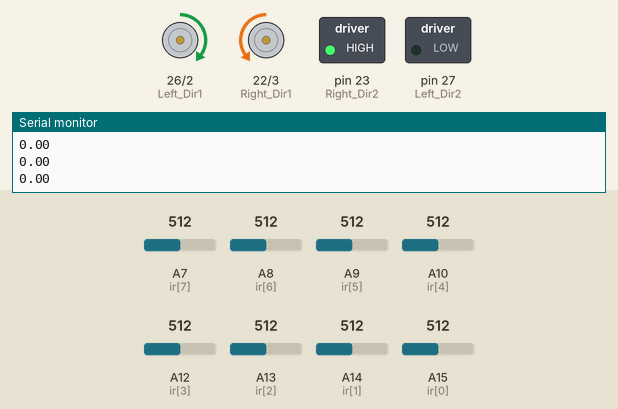
Simulated run of this sketch. Board: Arduino Mega 2560, built with avr-gcc and run on an emulated ATmega2560. On the bench: direction and speed pins drawn as motors (green arrow = direction pin HIGH = forward, orange = LOW = backward, longer = more drive), switched loads named in the sketch (green lamp = pin HIGH), the last lines printed to the serial monitor. The inputs (shaded band) are chosen by the test bench; at power-on: A7 (ir[7]) = 512, A8 (ir[6]) = 512, A15 (ir[0]) = 512, A9 (ir[5]) = 512, A10 (ir[4]) = 512, A12 (ir[3]) = 512, A13 (ir[2]) = 512, A14 (ir[1]) = 512.

Above: at 1.2 s.
1.3 s: A7 (ir[7]) set to 208
2.8 s: A7 (ir[7]) set to 185
At 3.5 s:
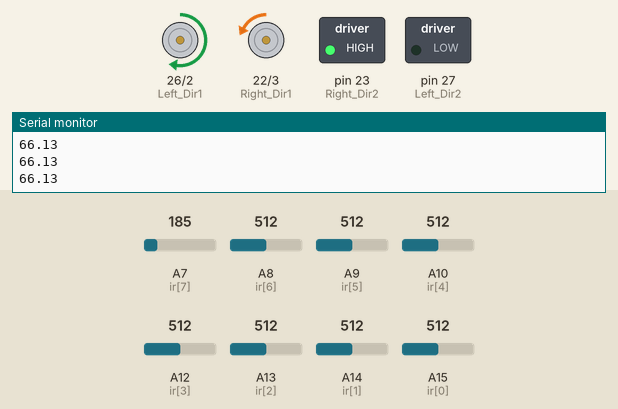
4.3 s: A8 (ir[6]) set to 190
At 4.7 s:
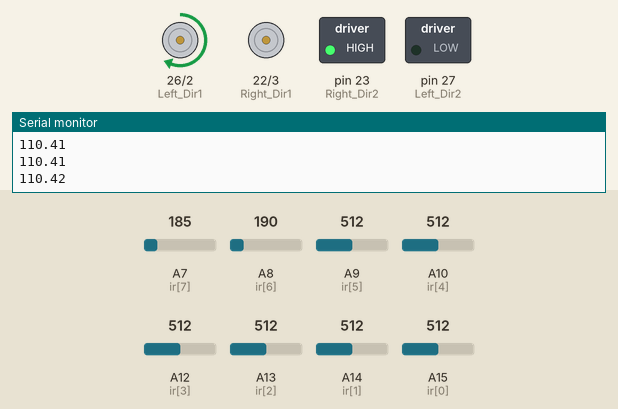
5.8 s: A15 (ir[0]) set to 212
7.3 s: A15 (ir[0]) set to 182
At 8.2 s:
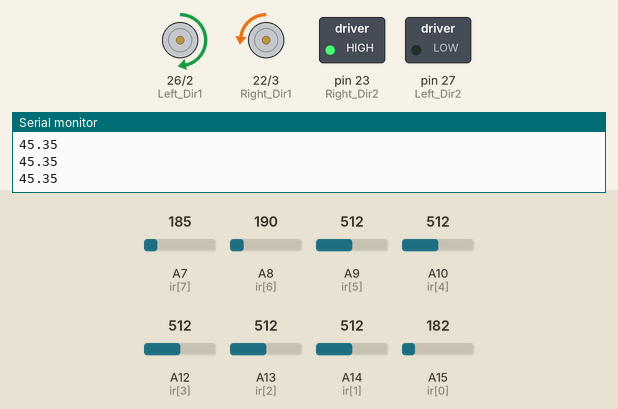
8.8 s: A7 (ir[7]) set to 323
10.3 s: A7 (ir[7]) set to 350
At 11.5 s:
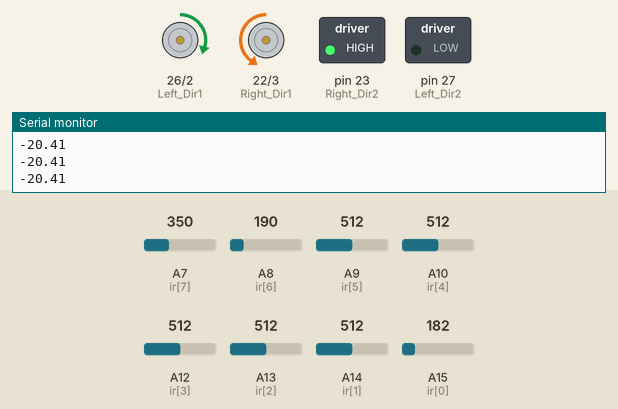
Timing chart, 0 to 12.8 s (numbered marks = the images above; inputs shaded):
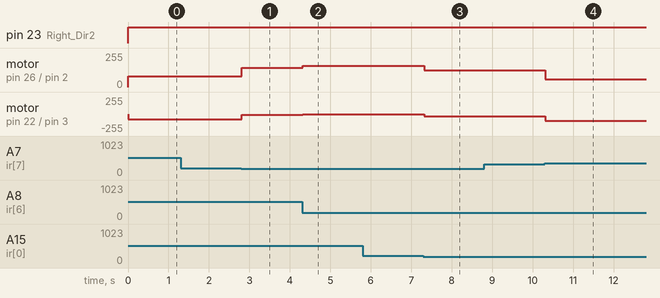

Measured:
- the behaviour switches between 201 and 200 on A7 (ir[7]) (found by bisection; images 0 and 1)
- the behaviour switches between 339 and 340 on A7 (ir[7]) (found by bisection; images 3 and 4)
- after the input at 2.8 s, motor on pin 26 (Left_Dir1) / pin 2 (Left_Speed): forward 80/255 → forward 146/255 at once; motor on pin 22 (Right_Dir1) / pin 3 (Right_Speed): backward 80/255 → backward 13/255 at once
- after the input at 4.3 s, motor on pin 26 (Left_Dir1) / pin 2 (Left_Speed): forward 146/255 → forward 160/255 at once; motor on pin 22 (Right_Dir1) / pin 3 (Right_Speed): backward 13/255 → stopped at once
- after the input at 7.3 s, motor on pin 26 (Left_Dir1) / pin 2 (Left_Speed): forward 160/255 → forward 125/255 at once; motor on pin 22 (Right_Dir1) / pin 3 (Right_Speed): stopped → backward 34/255 at once
- after the input at 10.3 s, motor on pin 26 (Left_Dir1) / pin 2 (Left_Speed): forward 125/255 → forward 59/255 at once; motor on pin 22 (Right_Dir1) / pin 3 (Right_Speed): backward 34/255 → backward 100/255 at once

The sketch:

a_setup.ino
```cpp
#include "a_pin_allocation.h"


int Base_PWM = 80;
int Left_PWM , Right_PWM ;

int ir[8] = { A15, A14, A13, A12, A10, A9, A8, A7 };

int IR[8] = { 0 };


int Last_Read = 0;


void setup()
{
  pinMode(Left_Dir1, OUTPUT);      // motor driver
  pinMode(Left_Dir2, OUTPUT);
  pinMode(Left_Speed, OUTPUT);
  pinMode(Right_Dir1, OUTPUT);
  pinMode(Right_Dir2, OUTPUT);
  pinMode(Right_Speed, OUTPUT);

  pinMode(ftrigPin, OUTPUT);      // sonar sensors
  pinMode(fechoPin, INPUT);
  pinMode(ltrigPin, OUTPUT);
  pinMode(lechoPin, INPUT);
  pinMode(rtrigPin, OUTPUT);
  pinMode(rechoPin, INPUT);

  for(int i=0; i<8; i++)
  {
    pinMode(ir[i], INPUT);
  }

  Serial.begin(9600);
}


void loop()
{
  Line_Follow();
  //Ir_Sensor();
}
```

a_pin_allocation.h
```cpp
#define Left_Dir1 26
#define Left_Dir2 27
#define Left_en 25
#define Left_Speed 2
#define Right_Dir1 22
#define Right_Dir2 23
#define Right_en 24
#define Right_Speed 3

const int ftrigPin = 30;
const int fechoPin = 31;

const int ltrigPin = 33;
const int lechoPin = 32;

const int rtrigPin = 4;
const int rechoPin = 5;
```

b_directions.ino
```cpp
void Enable()
{
  digitalWrite(Left_en, HIGH);
  digitalWrite(Right_en, HIGH);
}
void Disenable()
{
  digitalWrite(Left_en, LOW);
  digitalWrite(Right_en, LOW);
}

void Left_Forward()
{
  Enable();
  digitalWrite(Left_Dir1, HIGH);
  digitalWrite(Left_Dir2, LOW);
  analogWrite(Left_Speed, Left_PWM);
}

void Left_Reverse()
{
  Enable();
  digitalWrite(Left_Dir1, LOW);
  digitalWrite(Left_Dir2, HIGH);
  analogWrite(Left_Speed, Left_PWM);
}

void Right_Forward()
{
  Enable();
  digitalWrite(Right_Dir1, LOW);
  digitalWrite(Right_Dir2, HIGH);
  analogWrite(Right_Speed, Right_PWM);
}

void Right_Reverse()
{
  Enable();
  digitalWrite(Right_Dir1, HIGH);
  digitalWrite(Right_Dir2, LOW);
  analogWrite(Right_Speed, Right_PWM);
}

void Left_Brake()
{
  digitalWrite(Left_Dir1, HIGH);
  digitalWrite(Left_Dir2, HIGH);
}

void Right_Brake()
{
  digitalWrite(Right_Dir1, HIGH);
  digitalWrite(Right_Dir2, HIGH);
}

void Forward()
{
  Left_Forward();
  Right_Forward();
}

void Reverse()
{
  Left_Reverse();
  Right_Reverse();
}

void Brake()
{
  Left_Brake();
  Right_Brake();
}

void Turn_Left()
{
  Right_Forward();
  Left_Reverse();
}

void Turn_Right()
{
  Right_Reverse();
  Left_Forward();
}
```

c_ir_sensor.ino
```cpp
int sens[8] = { 0 };
void Ir_Sensor()
{
  for(int i=0; i<8; i++)
  {
    IR[i] = analogRead(ir[i]);
  }
  for (int i =0; i<8; i++)
  {
    if (IR[i]<=200) {sens[i]=1;}
    else if (IR[i]>=340) {sens[i]=0;}
    //Serial.print(sen[i]);
    //Serial.print("  ");
  }
  //Serial.println("");
  if (sens[0]==1) {Last_Read = 1;}
  if (sens[7]==1) {Last_Read = 2;}
}
```

d_line_pid.ino
```cpp
int Errorval[8] = {-3, -2, -1, 0, 0, 1, 2, 3};

float Kp = 22;
float Ki = 0.00051;
float Kd = 10 ;

float Error=0;
float previousError = 0;
float totalError = 0;

float Power = 0;

void Error_Cal()
{
  for(int i=0; i<8; i++)
  {
    Error = Error + sens[i]*Errorval[i];
  }
}


void Line_PID()
{
  Error_Cal();
  previousError = Error;
  totalError += Error;
  Power = (Kp*Error) + (Kd*(Error-previousError)) + (Ki*totalError);
  Serial.println(Power);
  if( Power>Base_PWM ) { Power = Base_PWM; }
  if( Power<-Base_PWM ) { Power = -Base_PWM; }
  Right_PWM = Base_PWM - Power;
  Left_PWM = Base_PWM + Power;
  Error = 0;


}
```

e_line_follow.ino
```cpp
/* a counter and a last reading is used here to take the robot back to the line if it goes out of the line */


int count = 0;

void Line_Follow()
{
  Ir_Sensor();
  count = 0;
  for(int i=0; i<8; i++)
  {
    if (sens[i] == 0) {count += 1;}
  }
  if (count == 8 && Last_Read == 1)
  {
   while (sens[3] == 0)
   {
    Turn_Right();
    Ir_Sensor();
   }

  }

  else if (count == 8 && Last_Read == 2)
  {
    while (sens[4] == 0)
    {
      Turn_Left();
      Ir_Sensor();
    }
  }

  else if (count == 0)
  {
    Brake();
  }

  else
  {
    Line_PID();
    Forward();
  }
}
```
